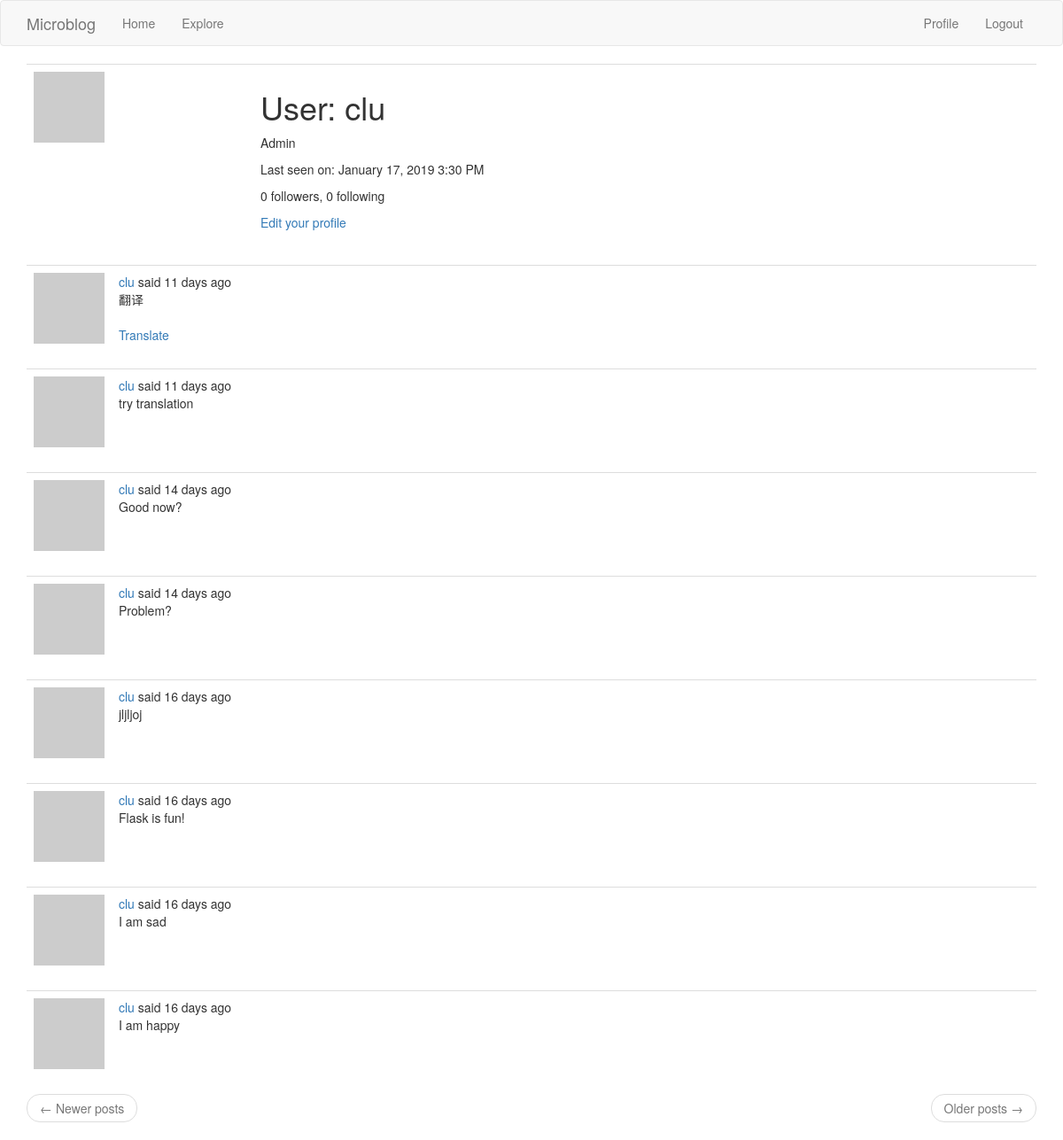
Before: /user/clu (signed in) with the older database file.
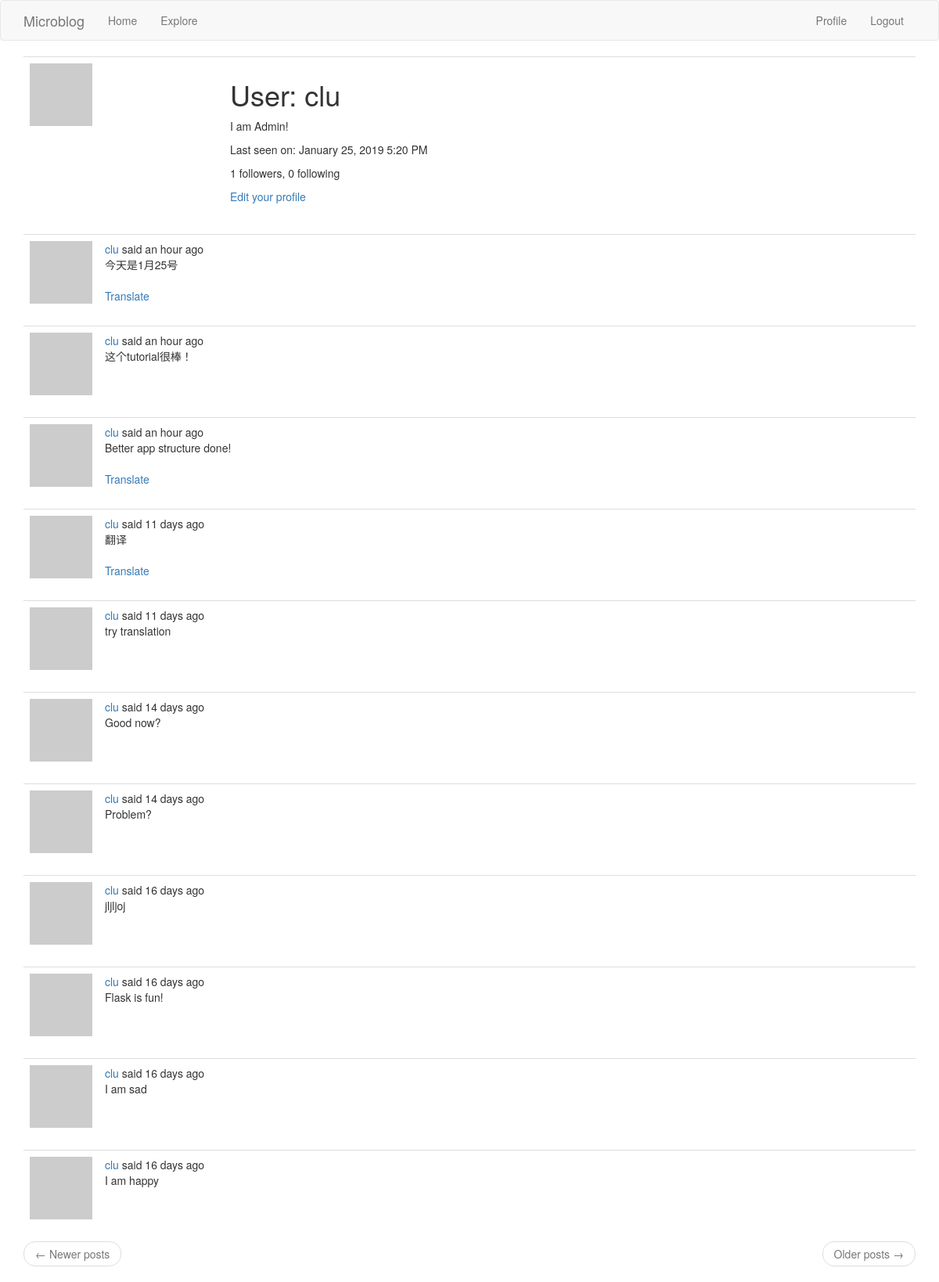
After: the same page with the newer database file.
### blogApp/models.py (models this page shows, shortened)
class User(UserMixin, db.Model):
  id = db.Column(db.Integer, primary_key = True)
  username = db.Column(db.String(64), index = True, unique = True)
  email = db.Column(db.String(120), index = True, unique = True)
  password_hash = db.Column(db.String(128))
  about_me = db.Column(db.String(140))
  last_seen = db.Column(db.DateTime, default=datetime.utcnow)
  '''
  For a one-to-many relationship, a db.relationship field is normally defined on the "one" side, and is used as a convenient way to get access to the "many".
  The backref argument defines the name of a field that will be added to the objects of the "many" class that points back at the "one" object.
  '''
  posts = db.relationship('Post', backref='author', lazy='dynamic')
  '''
  The __repr__ method tells Python how to print objects of this class, which is going to be useful for debugging.
  '''
  def __repr__(self):
    return '<User {}>'.format(self.username)
  def avatar(self, size):
    digest = md5(self.email.lower().encode('utf-8')).hexdigest()
    return 'https://www.gravatar.com/avatar/{}?d=identicon&s={}'.format(digest, size)
  '''
  many to many relationship
  '''
  followed = db.relationship(
    'User', secondary=followers,
    primaryjoin=(followers.c.follower_id == id),
    secondaryjoin=(followers.c.followed_id == id),
    backref=db.backref('followers', lazy='dynamic'), lazy='dynamic')

class Post(db.Model):
    id = db.Column(db.Integer, primary_key=True)
    body = db.Column(db.String(140))
    timestamp = db.Column(db.DateTime, index=True, default=datetime.utcnow) # timestamp index post so can retrieve them in  chronological order.
    user_id = db.Column(db.Integer, db.ForeignKey('user.id'))
    language = db.Column(db.String(5))

### blogApp/main/routes.py (the view)
@bp.route('/user/<username>')
@login_required
def user(username):
  user = User.query.filter_by(username=username).first_or_404()
  page = request.args.get('page', 1, type=int)
  posts = user.posts.order_by(Post.timestamp.desc()).paginate(
      page, current_app.config['POSTS_PER_PAGE'], False)
  next_url = url_for('main.user', username=user.username, page=posts.next_num) \
      if posts.has_next else None
  prev_url = url_for('main.user', username=user.username, page=posts.prev_num) \
      if posts.has_prev else None
  return render_template('user.html', user=user, posts=posts.items,
                         next_url=next_url, prev_url=prev_url)

### blogApp/main/routes.py (called while the page is built)
@bp.before_app_request
def before_request():
  if current_user.is_authenticated:
    current_user.last_seen = datetime.utcnow()
    db.session.commit()
    g.locale = str(get_locale())

### blogApp/models.py (called while the page is built)
@login.user_loader
def load_user(id):
    return User.query.get(int(id))

### blogApp/templates/user.html
{% extends "base.html" %}
{% block app_content %}
    <table class="table table-hover">
        <tr>
            <td width="256px"><img src="{{ user.avatar(256) }}"></td>
            <td>
                <h1>{{ _('User') }}: {{ user.username }}</h1>
                {% if user.about_me %}<p>{{ user.about_me }}</p>{% endif %}
                {% if user.last_seen %}
                <p>{{ _('Last seen on') }}: {{ moment(user.last_seen).format('LLL') }}</p>
                {% endif %}
                <p>{{ _('%(count)d followers', count=user.followers.count()) }}, {{ _('%(count)d following', count=user.followed.count()) }}</p>
                {% if user == current_user %}
                <p><a href="{{ url_for('main.edit_profile') }}">{{ _('Edit your profile') }}</a></p>
                {% elif not current_user.is_following(user) %}
                <p><a href="{{ url_for('main.follow', username=user.username) }}">{{ _('Follow') }}</a></p>
                {% else %}
                <p><a href="{{ url_for('main.unfollow', username=user.username) }}">{{ _('Unfollow') }}</a></p>
                {% endif %}
            </td>
        </tr>
    </table>
    {% for post in posts %}
        {% include '_post.html' %}
    {% endfor %}
    <nav aria-label="...">
        <ul class="pager">
            <li class="previous{% if not prev_url %} disabled{% endif %}">
                <a href="{{ prev_url or '#' }}">
                    <span aria-hidden="true">&larr;</span> {{ _('Newer posts') }}
                </a>
            </li>
            <li class="next{% if not next_url %} disabled{% endif %}">
                <a href="{{ next_url or '#' }}">
                    {{ _('Older posts') }} <span aria-hidden="true">&rarr;</span>
                </a>
            </li>
        </ul>
    </nav>
{% endblock %}

### blogApp/templates/base.html (shortened to what this page needs)
{% extends 'bootstrap/base.html' %}
{% block navbar %}
    <nav class="navbar navbar-default">
        <div class="container">
            <div class="navbar-header">
                <a class="navbar-brand" href="{{ url_for('main.index') }}">Microblog</a>
            </div>
            <div class="collapse navbar-collapse" id="bs-example-navbar-collapse-1">
                <ul class="nav navbar-nav">
                    <li><a href="{{ url_for('main.index') }}">{{ _('Home') }}</a></li>
                    <li><a href="{{ url_for('main.explore') }}">{{ _('Explore') }}</a></li>
                </ul>
                <ul class="nav navbar-nav navbar-right">
                    {% if current_user.is_anonymous %}
                    <li><a href="{{ url_for('auth.login') }}">{{ _('Login') }}</a></li>
                    {% else %}
                    <li><a href="{{ url_for('main.user', username=current_user.username) }}">{{ _('Profile') }}</a></li>
                    <li><a href="{{ url_for('auth.logout') }}">{{ _('Logout') }}</a></li>
                    {% endif %}
                </ul>
            </div>
        </div>
    </nav>
{% endblock %}
{% block content %}
    <div class="container">
        {% block app_content %}{% endblock %}
    </div>
{% endblock %}

### blogApp/templates/_post.html (shortened to what this page needs)
    <table class="table table-hover">
        <tr>
            <td width="70px">
                <a href="{{ url_for('main.user', username=post.author.username) }}">
                    <img src="{{ post.author.avatar(70) }}" />
                </a>
            </td>
            <td>
                {{ _('%(username)s said %(when)s',
                    username=user_link, when=moment(post.timestamp).fromNow()) }}
                <br>
                <span id="post{{ post.id }}">{{ post.body }}</span>
                {% if post.language and post.language != g.locale %}
                <br><br>
                <span id="translation{{ post.id }}">
                    <a href="javascript:translate(
                                '#post{{ post.id }}',
                                '#translation{{ post.id }}',
                                '{{ post.language }}',
                                '{{ g.locale }}');">{{ _('Translate') }}</a>
                </span>
                {% endif %}
            </td>
        </tr>
    </table>

Changed rows visible on the page:
changed User "clu": about_me "Admin" → "I am Admin!"; last_seen "January 17, 2019 3:30 PM" → "January 25, 2019 5:20 PM"
added Post: body "今天是1月25号"
added Post: body "这个tutorial很棒！"
added Post: body "Better app structure done!"
Other visible differences:
text no longer shown: "0 followers"
text now shown: "1 followers"
